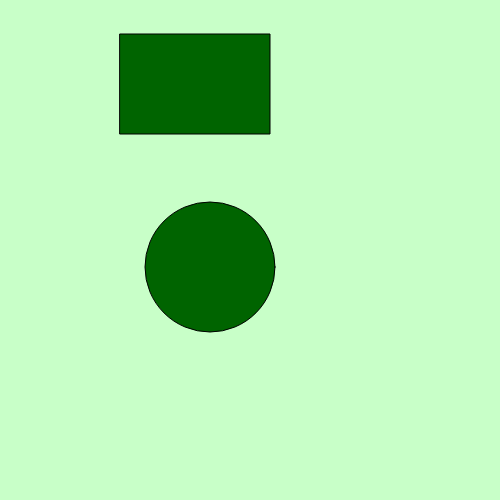
Frame 1 (no input)
Frame 60 (no input): blank canvas, image omitted
Frame 120 (the mouse pressed at the canvas centre since frame 60): blank canvas, image omitted

The p5.js sketch that drew this single still picture (run headless with seeded random() and noise() and a simulated clock; from frame 60 on, the mouse is pressed at the canvas centre):

// p5.js sketch
// ── sketch.js
let xpos = 60;
let ypos = 17;

let xpos2 = 150;
let ypos2 = 250;

function setup() {
  // put setup code here
  createCanvas(500,500);

}

function draw() {
    background(200,300,200);
  // put drawing code here
    translate(xpos,ypos);
    fill(0,100,0);
    rect(xpos,ypos,150,100);
    xpos = xpos - 3;
    ypos = ypos + 5;

    circle(xpos2,ypos2,130);
    xpos2 = xpos2 + 15;
    ypos2 = ypos2 + 5;

}
